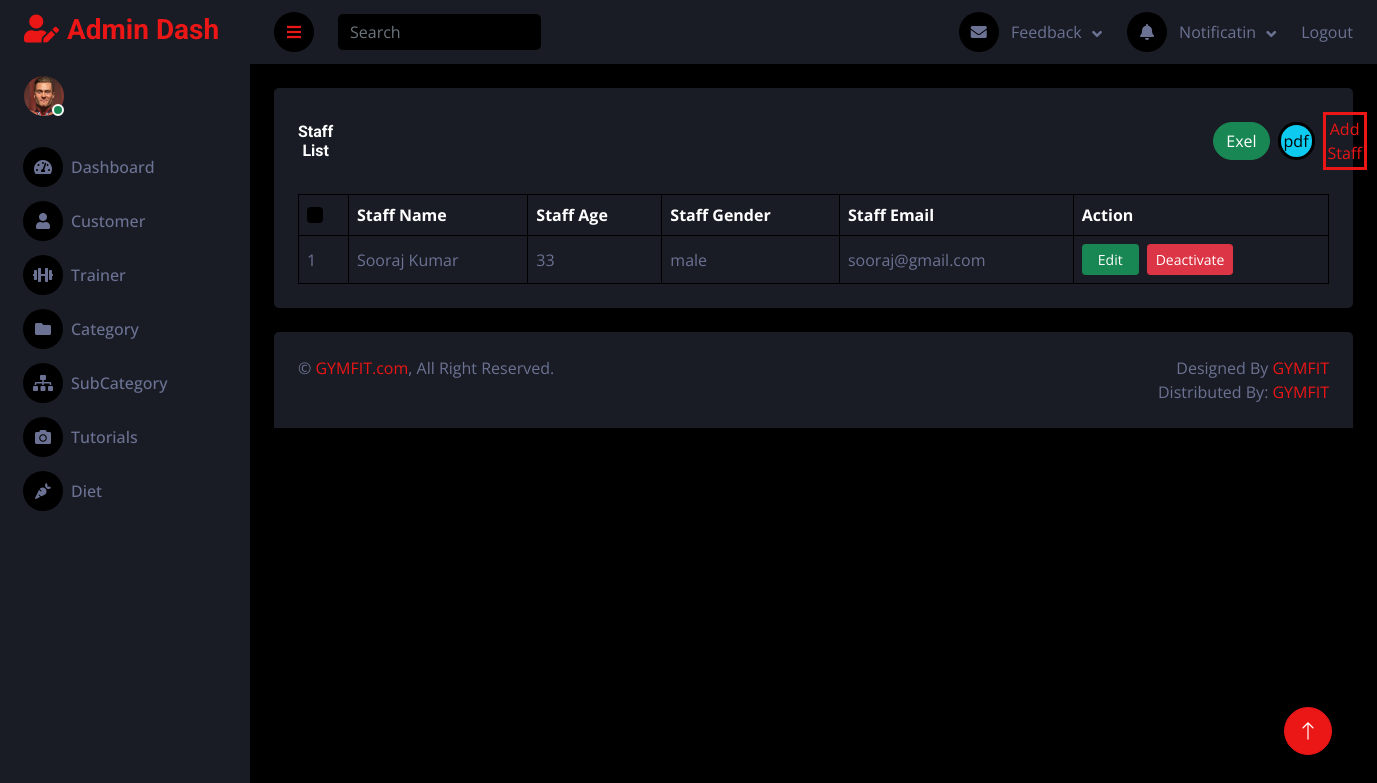
Page /nadmin/staffall on the committed database.
### adminapp/models.py (models this page shows, shortened)
class Tbl_staff(models.Model):
    staff_fname=models.CharField(max_length=10)
    staff_lname = models.CharField(max_length=10)
    staff_age = models.CharField(max_length=3)
    staff_gender = models.CharField(max_length=10,choices=roles,default='')
    staff_phone = models.CharField(max_length=10)
    staff_email = models.EmailField()
    user=models.ForeignKey(User,on_delete=models.CASCADE)
    staff_status = models.BooleanField(default=True)

### adminapp/views.py (the view)
# urls.py: path('staffall',views.staffall,name='staffall'),
def staffall(request):
    call = Tbl_staff.objects.all()
    return render(request, 'staffall.html', {'cu': call})

### homeapp/context_processor.py (called while the page is built)
def trainer(request):
    trainer = Tbl_Trainer.objects.filter(trainer_approval=True,trainer_status=True)
    return {
        'trainer':trainer
    }

### templates/staffall.html
{% extends 'adminbase.html' %}
{% block content %}
{% load static %}
            <div class="container-fluid pt-4 px-4">
                <div class="bg-secondary text-center rounded p-4">
                    <div class="d-flex align-items-center justify-content-between mb-4">
                        <h6 class="mb-0">Staff List</h6>
                        <a href="{% url 'database_to_excelstaff' %}" class="btn btn-success rounded-pill m-8" style="margin-left:880px;">Exel</a>
                        <a href="{% url 'generate_pdfstaff' %}" class="btn btn-square btn-info m-2" style="border:solid;padding:3px;">pdf</a>
                        <a href="{% url 'staff_reg' %}" style="border:solid;padding:2px;">Add Staff</a>
                    </div>
                    <div class="table-responsive">
                        <table class="table text-start align-middle table-bordered table-hover mb-0">
                            <thead>
                                <tr class="text-white">
                                    <th scope="col"><input class="form-check-input" type="checkbox"></th>
                                    <th scope="col">Staff Name</th>
                                    <th scope="col">Staff Age</th>
                                    <th scope="col">Staff Gender</th>
                                    <th scope="col">Staff Email</th>
                                    <th scope="col">Action</th>
                                </tr>
                            </thead>
                            <tbody>
                                {% for i in cu %}
                                <tr>
                                    <td>{{forloop.counter}}</td>
                                    <td>{{i.staff_fname}} {{i.staff_lname}}</td>
                                    <td>{{i.staff_age}}</td>
                                    <td>{{i.staff_gender}}</td>
                                    <td>{{i.staff_email}}</td>
                                    <td><a href="{% url 'staffedit' i.id %}"><button style="padding-right:15px;padding-left:15px;" class="btn btn-success btn-sm">Edit</button></a>{% if i.staff_status == True %}<a href="{% url 'staffdeact' i.id %}"><button style="margin-left:8px;" class="btn btn-danger btn-sm">Deactivate</button></a>{% else %}
                                    <a href="{% url 'staffact' i.id %}"><button style="margin-left:8px;" class="btn btn-success btn-sm">Activate</button></a>{% endif %}</td>
                                </tr>
                            {% endfor %}
                            </tbody>
                        </table>
                    </div>
                </div>
            </div>
{% endblock %}

### static/dash/css/style.css (style rules this page uses)
:root { --primary: #EB1616; --secondary: #191C24; --light: #6C7293; --dark: #000000; }
.btn { transition: .5s; }
.btn-square { width: 38px; height: 38px; }
.btn-square, .btn-sm-square, .btn-lg-square { padding: 0; display: inline-flex; align-items: center; justify-content: center; font-weight: normal; border-radius: 50px; }

### rows in the picture
Tbl_staff: staff_fname "Sooraj", staff_lname "Kumar", staff_age "33", staff_gender "male", staff_email "sooraj@gmail.com", staff_status "Deactivate"
